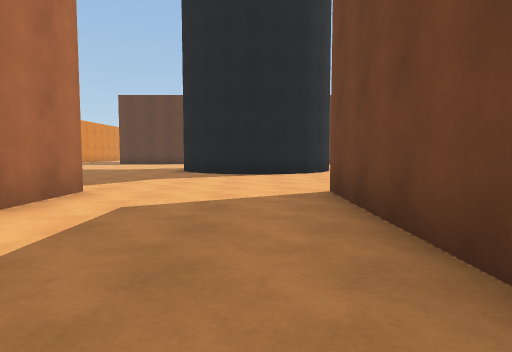
View 1 (above)

20 first-person views from a walk through a Unity game level. The camera is 1.2 m above the floor, tilts 4° down and sees 75° across. The floor is counted in squares, 2 m on a side. Each view is taken from the middle of a square. On the plan, view 1 faces up. The plan holds only what a view shows up to about 10 squares ahead; the rest is blank. The place goes on beyond the plan.

View 2
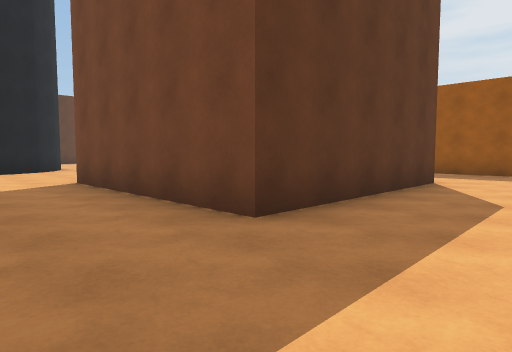

View 3
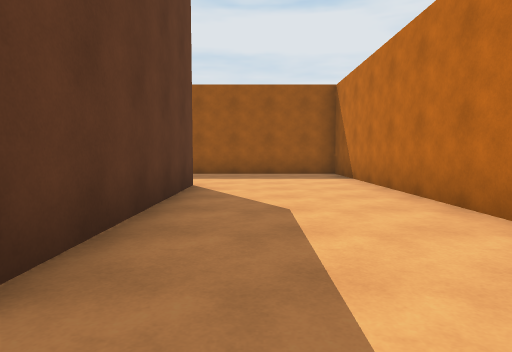

View 4
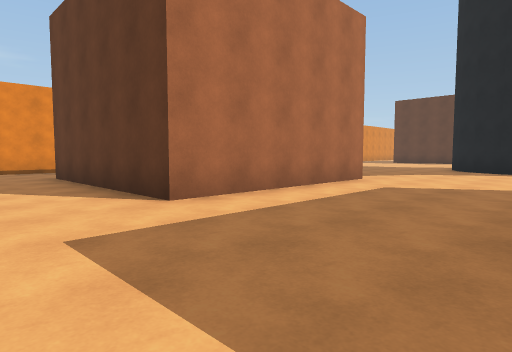

View 5
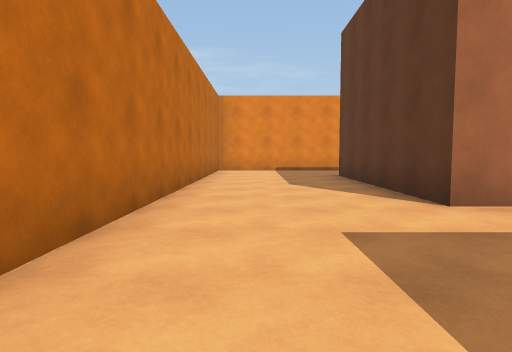

View 6
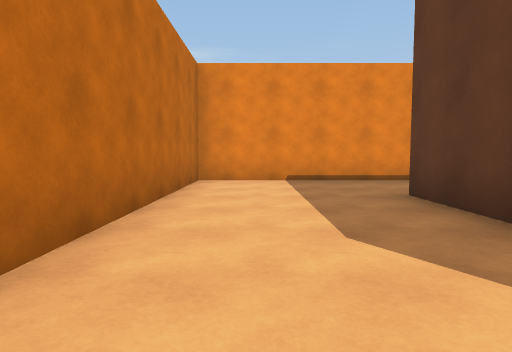

View 7
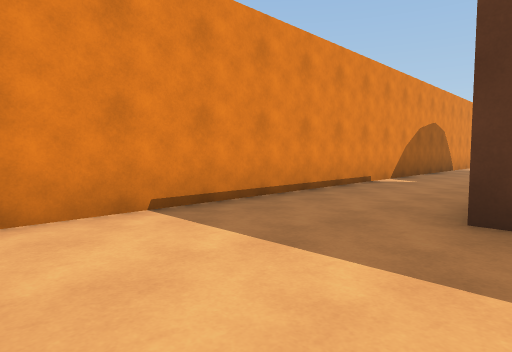

View 8
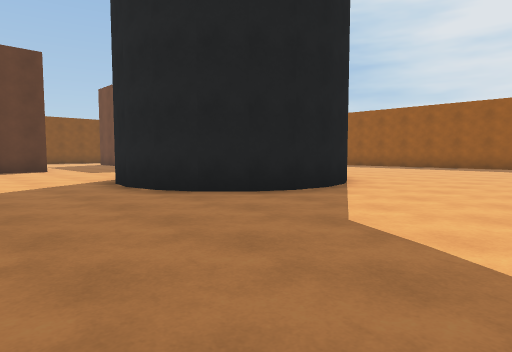

View 9
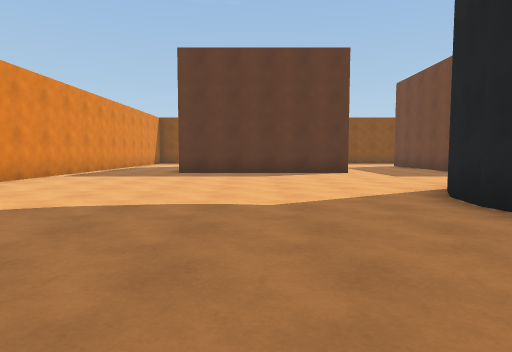

View 10
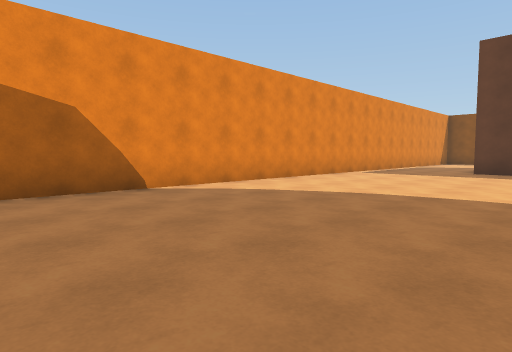

View 11
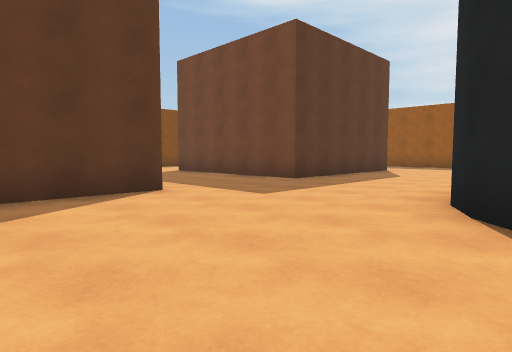

View 12
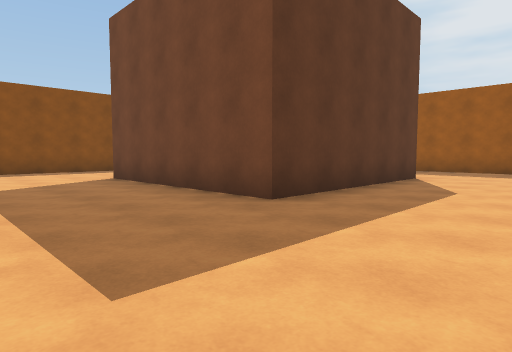

View 13
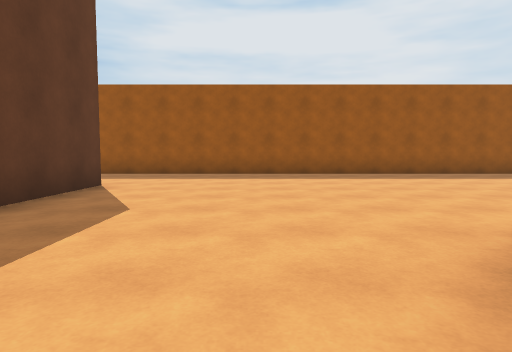

View 14
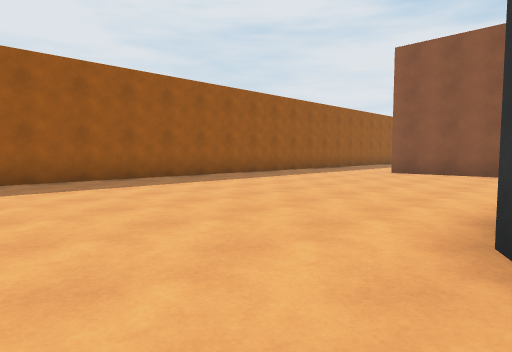

View 15
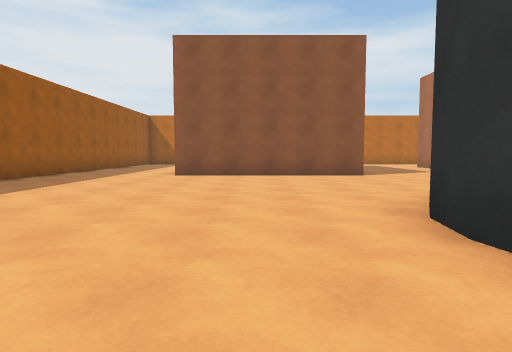

View 16
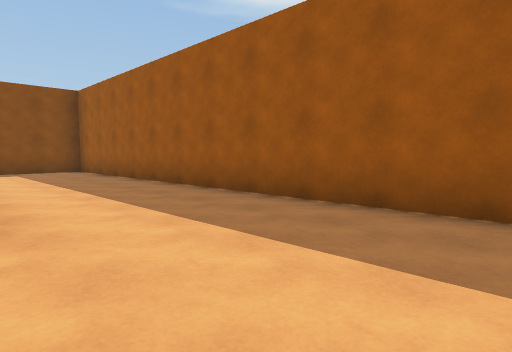

View 17
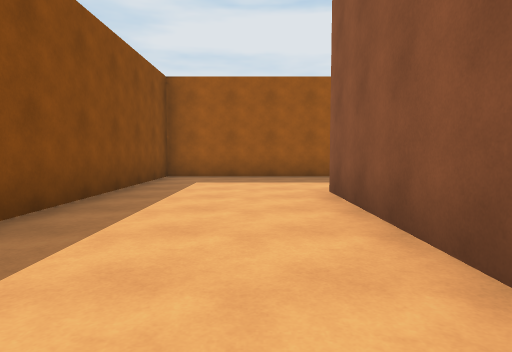

View 18
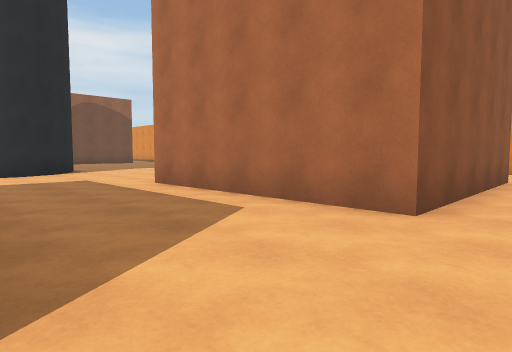

View 19
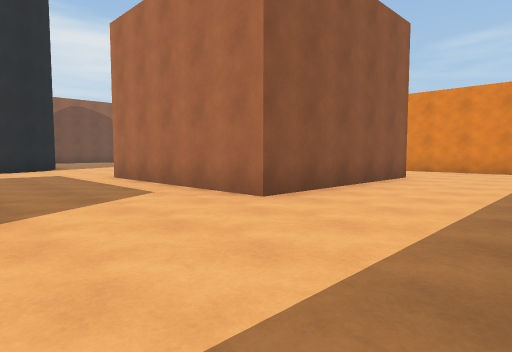

View 20
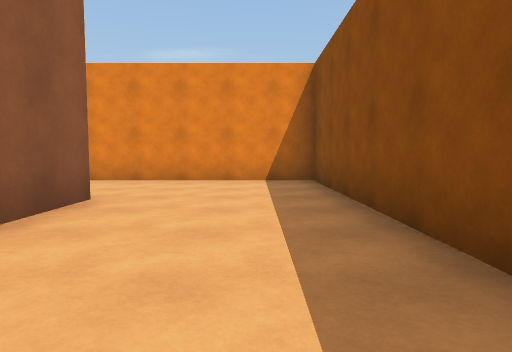

### Floor plan
Points are (right, up) in squares from view 1. A wall is a line through its corners. A room is listed if a view was taken in it or the views show most of it. See-through windows are left out.
Room 1 (views 1, 2, 3, 4, 5, 6, 7, 8, 9, 10, 11, 12, 13, 14, 15, 16, 17, 18, 19, 20)
walls: (-2.7, 5.2) (-2.7, 0.2) (-7.8, 0.2); (2.4, 12.5) (2.5, 11.7) (2.4, 11) (2, 10.2) (1.5, 9.7) (0.8, 9.3) (0, 9.2) (-0.8, 9.3) (-1.5, 9.7) (-2, 10.3) (-2.4, 10.9) (-2.5, 11.7) (-2.4, 12.5) (-2, 13.2) (-1.4, 13.8) (-0.7, 14.1) (-0.3, 14.2); (6.2, 17.9) (1.2, 17.9) (1.2, 22.9); (-10.2, 18) (-10.2, -3.2) (-0.5, -3.2); (6.2, 0.2) (1.2, 0.2) (1.2, 5.2) (6.2, 5.2); (9.5, 3.9) (9.5, 26.2) (3.9, 26.2); (2.4, 22.9) (6.2, 22.9); (-7.4, 22.9) (-2.3, 22.9) (-2.3, 17.9) (-7.4, 17.9); (2.9, -3.2) (9.5, -3.2) (9.5, 1.2); (-4.5, 26.2) (-10.2, 26.2) (-10.2, 21.4); (1, 26.2) (-0.6, 26.2)

Where each view was taken, in squares from view 1:
view 1: 0 up, 0 right, facing up
view 2: 2 down, 1 left, facing up-right
view 3: 1 down, 0 right, facing right
view 4: 2 down, 1 right, facing up-left
view 5: 2 down, 1 right, facing left
view 6: 2 down, 3 left, facing left
view 7: 3 down, 7 left, facing up-left
view 8: 6 up, 5 left, facing up-right
view 9: 8 up, 5 left, facing up
view 10: 7 up, 5 left, facing up-left
view 11: 13 up, 5 left, facing up-right
view 12: 15 up, 2 left, facing up-right
view 13: 15 up, 0 right, facing right
view 14: 15 up, 2 right, facing down-right
view 15: 14 up, 4 right, facing down
view 16: 15 up, 6 right, facing up-right
view 17: 24 up, 1 right, facing right
view 18: 24 up, 1 right, facing down-left
view 19: 26 up, 1 right, facing down-left
view 20: 25 up, 3 left, facing left
